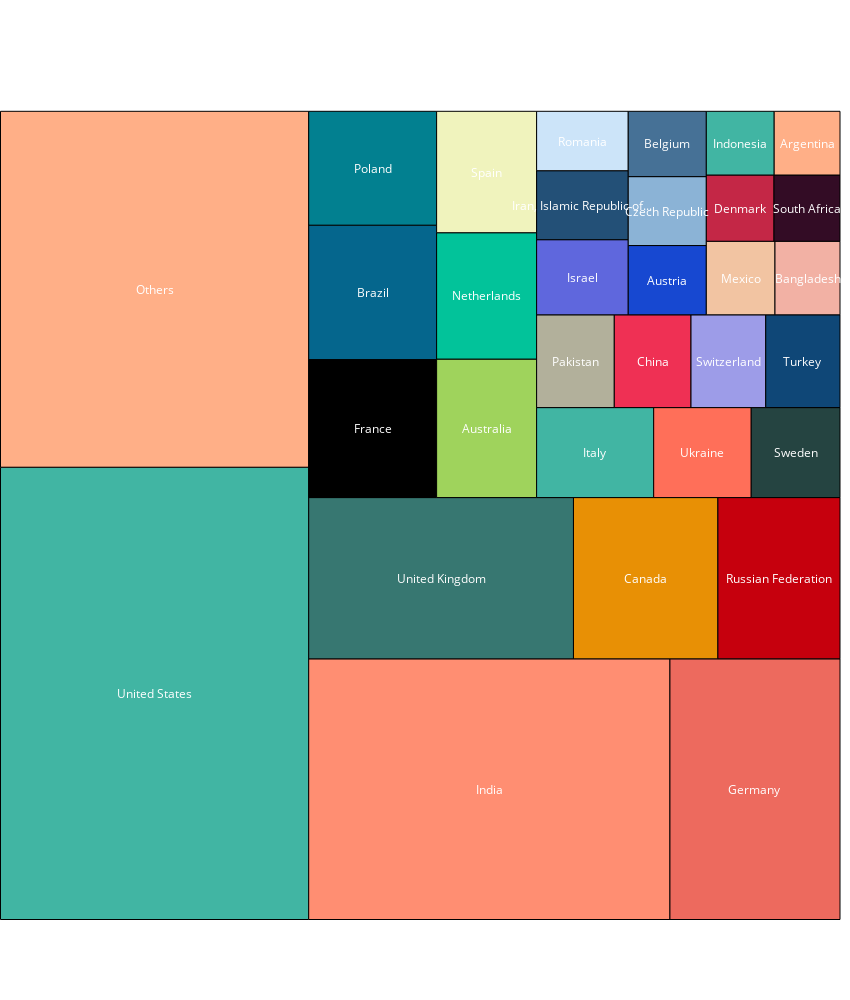

Write notebook code for a chart like this one.
### Markdown cell above
### TreeMap of Developers and Top-Country

### Code cell
# from: see for more details: Treepmaps from plot.ly https://plot.ly/python/treemaps/
country = data["Country"].dropna()
for i in country.unique():
    if country[country == i].count() < 600:   #Similar to running SQL Queries in pandas select i from country where country ==i see:https://stackoverflow.com/questions/17071871/select-rows-from-a-dataframe-based-on-values-in-a-column-in-pandas
        country[country == i] = 'Others'
# see for more details: Treepmaps from plot.ly https://plot.ly/python/treemaps/
x = 0.
y = 0.
width = 50.
height = 50.
type_list = country.value_counts().index
values = country.value_counts().values

normed = squarify.normalize_sizes(values, width, height)
rects = squarify.squarify(normed, x, y, width, height)

# Colors from http://colorbrewer2.org/ 
color_brewer = ['#41B5A3','#FFAF87','#FF8E72','#ED6A5E','#377771','#E89005','#C6000D','#000000','#05668D','#028090','#9FD35C','#02C39A','#F0F3BD','#41B5A3','#FF6F59','#254441','#B2B09B','#EF3054','#9D9CE8','#0F4777','#5F67DD','#235077','#CCE4F9','#1748D1','#8BB3D6','#467196','#F2C4A2','#F2B1A4','#C42746','#330C25'] * 2
shapes = []
annotations = []
counter = 0

for r in rects:
    shapes.append( 
        dict(
            type = 'rect', 
            x0 = r['x'], 
            y0 = r['y'], 
            x1 = r['x']+r['dx'], 
            y1 = r['y']+r['dy'],
            line = dict( width = 1 ),
            fillcolor = color_brewer[counter]
        ) 
    )
    annotations.append(
        dict(
            x = r['x']+(r['dx']/2),
            y = r['y']+(r['dy']/2),
            text = "{}".format(type_list[counter]),
            showarrow = False
        )
    )
    counter = counter + 1
    if counter >= len(color_brewer):
        counter = 0

# For hover text
trace0 = go.Scatter(
    x = [ r['x']+(r['dx']/2) for r in rects ], 
    y = [ r['y']+(r['dy']/2) for r in rects ],
    text = [ str(v) for v in values ], 
    mode = 'text',
)

layout = dict(
    height=1000, 
    width=850,
    xaxis=dict(showgrid=False,zeroline=False),
    yaxis=dict(showgrid=False,zeroline=False),
    shapes=shapes,
    annotations=annotations,
    hovermode='closest',
    font=dict(color="#FFFFFF"),
    margin = go.Margin(
            l=0,
            r=0,
            pad=0
        )
)

# With hovertext
figure = dict(data=[trace0], layout=layout)
iplot(figure, filename='squarify-treemap')

# Without hovertext
# figure = dict(data=[Scatter()], layout=layout)

### Figure 1 — Plotly figure (JSON) as saved in the notebook; plotly's stock layout.template omitted (floating-point values rounded to 4 significant figures)
{"data": [{"mode": "text", "text": ["20309", "15981", "13721", "6459", "6221", "3393", "2869", "2572", "2505", "2122", "2018", "1841", "1769", "1535", "1279", "1164", "1050", "1037", "1010", "1004", "1003", "921", "793", "788", "784", "743", "736", "697", "653", "637", "630", "611"], "type": "scatter", "x": [9.178, 9.178, 29.11, 44.94, 26.24, 38.43, 46.36, 22.16, 22.16, 22.16, 28.95, 28.95, 28.95, 35.42, 41.81, 47.36, 34.24, 38.84, 43.35, 47.79, 34.66, 34.66, 34.66, 39.71, 39.71, 39.71, 44.08, 48.06, 44.05, 48.03, 44.06, 48.04], "y": [13.99, 38.99, 8.064, 8.064, 21.12, 21.12, 21.12, 30.37, 38.8, 46.48, 30.39, 38.58, 46.24, 28.89, 28.89, 28.89, 34.54, 34.54, 34.54, 34.54, 39.73, 44.19, 48.16, 39.55, 43.83, 47.98, 39.69, 39.69, 44.01, 44.01, 48.03, 48.03]}], "layout": {"annotations": [{"showarrow": false, "text": "United States", "x": 9.178, "y": 13.99}, {"showarrow": false, "text": "Others", "x": 9.178, "y": 38.99}, {"showarrow": false, "text": "India", "x": 29.11, "y": 8.064}, {"showarrow": false, "text": "Germany", "x": 44.94, "y": 8.064}, {"showarrow": false, "text": "United Kingdom", "x": 26.24, "y": 21.12}, {"showarrow": false, "text": "Canada", "x": 38.43, "y": 21.12}, {"showarrow": false, "text": "Russian Federation", "x": 46.36, "y": 21.12}, {"showarrow": false, "text": "France", "x": 22.16, "y": 30.37}, {"showarrow": false, "text": "Brazil", "x": 22.16, "y": 38.8}, {"showarrow": false, "text": "Poland", "x": 22.16, "y": 46.48}, {"showarrow": false, "text": "Australia", "x": 28.95, "y": 30.39}, {"showarrow": false, "text": "Netherlands", "x": 28.95, "y": 38.58}, {"showarrow": false, "text": "Spain", "x": 28.95, "y": 46.24}, {"showarrow": false, "text": "Italy", "x": 35.42, "y": 28.89}, {"showarrow": false, "text": "Ukraine", "x": 41.81, "y": 28.89}, {"showarrow": false, "text": "Sweden", "x": 47.36, "y": 28.89}, {"showarrow": false, "text": "Pakistan", "x": 34.24, "y": 34.54}, {"showarrow": false, "text": "China", "x": 38.84, "y": 34.54}, {"showarrow": false, "text": "Switzerland", "x": 43.35, "y": 34.54}, {"showarrow": false, "text": "Turkey", "x": 47.79, "y": 34.54}, {"showarrow": false, "text": "Israel", "x": 34.66, "y": 39.73}, {"showarrow": false, "text": "Iran, Islamic Republic of...", "x": 34.66, "y": 44.19}, {"showarrow": false, "text": "Romania", "x": 34.66, "y": 48.16}, {"showarrow": false, "text": "Austria", "x": 39.71, "y": 39.55}, {"showarrow": false, "text": "Czech Republic", "x": 39.71, "y": 43.83}, {"showarrow": false, "text": "Belgium", "x": 39.71, "y": 47.98}, {"showarrow": false, "text": "Mexico", "x": 44.08, "y": 39.69}, {"showarrow": false, "text": "Bangladesh", "x": 48.06, "y": 39.69}, {"showarrow": false, "text": "Denmark", "x": 44.05, "y": 44.01}, {"showarrow": false, "text": "South Africa", "x": 48.03, "y": 44.01}, {"showarrow": false, "text": "Indonesia", "x": 44.06, "y": 48.03}, {"showarrow": false, "text": "Argentina", "x": 48.04, "y": 48.03}], "font": {"color": "#FFFFFF"}, "height": 1000, "hovermode": "closest", "margin": {"l": 0, "pad": 0, "r": 0}, "shapes": [{"fillcolor": "#41B5A3", "line": {"width": 1}, "type": "rect", "x0": 0, "x1": 18.36, "y0": 0, "y1": 27.98}, {"fillcolor": "#FFAF87", "line": {"width": 1}, "type": "rect", "x0": 0, "x1": 18.36, "y0": 27.98, "y1": 50}, {"fillcolor": "#FF8E72", "line": {"width": 1}, "type": "rect", "x0": 18.36, "x1": 39.87, "y0": 0, "y1": 16.13}, {"fillcolor": "#ED6A5E", "line": {"width": 1}, "type": "rect", "x0": 39.87, "x1": 50, "y0": 0, "y1": 16.13}, {"fillcolor": "#377771", "line": {"width": 1}, "type": "rect", "x0": 18.36, "x1": 34.13, "y0": 16.13, "y1": 26.1}, {"fillcolor": "#E89005", "line": {"width": 1}, "type": "rect", "x0": 34.13, "x1": 42.73, "y0": 16.13, "y1": 26.1}, {"fillcolor": "#C6000D", "line": {"width": 1}, "type": "rect", "x0": 42.73, "x1": 50, "y0": 16.13, "y1": 26.1}, {"fillcolor": "#000000", "line": {"width": 1}, "type": "rect", "x0": 18.36, "x1": 25.97, "y0": 26.1, "y1": 34.64}, {"fillcolor": "#05668D", "line": {"width": 1}, "type": "rect", "x0": 18.36, "x1": 25.97, "y0": 34.64, "y1": 42.96}, {"fillcolor": "#028090", "line": {"width": 1}, "type": "rect", "x0": 18.36, "x1": 25.97, "y0": 42.96, "y1": 50}, {"fillcolor": "#9FD35C", "line": {"width": 1}, "type": "rect", "x0": 25.97, "x1": 31.93, "y0": 26.1, "y1": 34.67}, {"fillcolor": "#02C39A", "line": {"width": 1}, "type": "rect", "x0": 25.97, "x1": 31.93, "y0": 34.67, "y1": 42.49}, {"fillcolor": "#F0F3BD", "line": {"width": 1}, "type": "rect", "x0": 25.97, "x1": 31.93, "y0": 42.49, "y1": 50}, {"fillcolor": "#41B5A3", "line": {"width": 1}, "type": "rect", "x0": 31.93, "x1": 38.9, "y0": 26.1, "y1": 31.67}, {"fillcolor": "#FF6F59", "line": {"width": 1}, "type": "rect", "x0": 38.9, "x1": 44.71, "y0": 26.1, "y1": 31.67}, {"fillcolor": "#254441", "line": {"width": 1}, "type": "rect", "x0": 44.71, "x1": 50, "y0": 26.1, "y1": 31.67}, {"fillcolor": "#B2B09B", "line": {"width": 1}, "type": "rect", "x0": 31.93, "x1": 36.56, "y0": 31.67, "y1": 37.41}, {"fillcolor": "#EF3054", "line": {"width": 1}, "type": "rect", "x0": 36.56, "x1": 41.13, "y0": 31.67, "y1": 37.41}, {"fillcolor": "#9D9CE8", "line": {"width": 1}, "type": "rect", "x0": 41.13, "x1": 45.58, "y0": 31.67, "y1": 37.41}, {"fillcolor": "#0F4777", "line": {"width": 1}, "type": "rect", "x0": 45.58, "x1": 50, "y0": 31.67, "y1": 37.41}, {"fillcolor": "#5F67DD", "line": {"width": 1}, "type": "rect", "x0": 31.93, "x1": 37.39, "y0": 37.41, "y1": 42.06}, {"fillcolor": "#235077", "line": {"width": 1}, "type": "rect", "x0": 31.93, "x1": 37.39, "y0": 42.06, "y1": 46.33}, {"fillcolor": "#CCE4F9", "line": {"width": 1}, "type": "rect", "x0": 31.93, "x1": 37.39, "y0": 46.33, "y1": 50}, {"fillcolor": "#1748D1", "line": {"width": 1}, "type": "rect", "x0": 37.39, "x1": 42.04, "y0": 37.41, "y1": 41.7}, {"fillcolor": "#8BB3D6", "line": {"width": 1}, "type": "rect", "x0": 37.39, "x1": 42.04, "y0": 41.7, "y1": 45.96}, {"fillcolor": "#467196", "line": {"width": 1}, "type": "rect", "x0": 37.39, "x1": 42.04, "y0": 45.96, "y1": 50}, {"fillcolor": "#F2C4A2", "line": {"width": 1}, "type": "rect", "x0": 42.04, "x1": 46.13, "y0": 37.41, "y1": 41.96}, {"fillcolor": "#F2B1A4", "line": {"width": 1}, "type": "rect", "x0": 46.13, "x1": 50.0, "y0": 37.41, "y1": 41.96}, {"fillcolor": "#C42746", "line": {"width": 1}, "type": "rect", "x0": 42.04, "x1": 46.07, "y0": 41.96, "y1": 46.06}, {"fillcolor": "#330C25", "line": {"width": 1}, "type": "rect", "x0": 46.07, "x1": 50, "y0": 41.96, "y1": 46.06}, {"fillcolor": "#41B5A3", "line": {"width": 1}, "type": "rect", "x0": 42.04, "x1": 46.08, "y0": 46.06, "y1": 50}, {"fillcolor": "#FFAF87", "line": {"width": 1}, "type": "rect", "x0": 46.08, "x1": 50, "y0": 46.06, "y1": 50.0}], "width": 850, "xaxis": {"showgrid": false, "zeroline": false}, "yaxis": {"showgrid": false, "zeroline": false}}}
